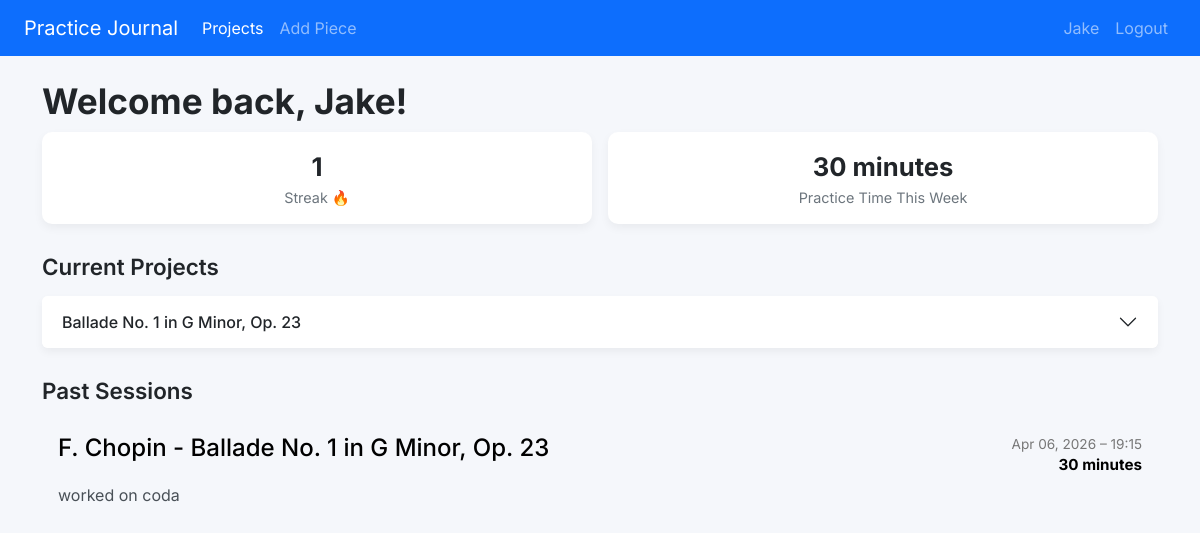
The page / (signed in) on the database its author committed.
### tables this page shows
CREATE TABLE users (
    id INTEGER PRIMARY KEY AUTOINCREMENT,
    username TEXT NOT NULL,
    hash TEXT NOT NULL
);

CREATE TABLE user_projects (
        id INTEGER PRIMARY KEY AUTOINCREMENT,
        user_id INTEGER NOT NULL,
        piece_id INTEGER NOT NULL,
        status TEXT NOT NULL DEFAULT 'in-progress',
        FOREIGN KEY (user_id) REFERENCES users(id) ON DELETE CASCADE,
        FOREIGN KEY (piece_id) REFERENCES piano_works(id),
        UNIQUE(user_id, piece_id)
    );

CREATE TABLE piano_works (
    id INTEGER PRIMARY KEY AUTOINCREMENT,
    composer TEXT,
    title TEXT
);

CREATE TABLE practice_sessions (
    id INTEGER PRIMARY KEY AUTOINCREMENT,
    project_id INTEGER NOT NULL,
    minutes INTEGER NOT NULL CHECK (minutes >= 0),
    notes TEXT,
    created_at TIMESTAMP DEFAULT CURRENT_TIMESTAMP,
    FOREIGN KEY (project_id) REFERENCES user_projects(id) ON DELETE CASCADE
);

### app.py (the view)
@app.route('/')
@login_required
def home():
    with get_db() as conn:
        cur = conn.cursor()
        cur.execute("SELECT username FROM users WHERE id = ?", (session["user_id"],))
        row = cur.fetchone()
        if row is None:
            session.clear()
            return redirect("/login")
        username = row["username"]
        cur.execute("""SELECT pw.title, pw.composer, up.piece_id, up.id AS project_id
             FROM user_projects up
             JOIN piano_works pw ON pw.id = up.piece_id
             WHERE up.status == 'in-progress' AND up.user_id = ?""", (session["user_id"], ))
        projects = cur.fetchall()
        cur.execute("""SELECT ps.*, pw.title, pw.composer
                    FROM practice_sessions ps
                    JOIN user_projects up ON  ps.project_id = up.id
                    JOIN piano_works pw ON up.piece_id = pw.id
                    WHERE up.user_id = ?
                    ORDER BY ps.created_at DESC;""", (session["user_id"],) )
        sessions = cur.fetchall()
        cur.execute("""WITH user_sessions AS (
            SELECT ps.minutes, date(ps.created_at) AS day
            FROM practice_sessions ps
            JOIN user_projects up ON ps.project_id = up.id
            WHERE up.user_id = ?
        ),

        week_stats AS (
            SELECT
                SUM(minutes) AS weekly_minutes
            FROM user_sessions
            WHERE day >= date('now','weekday 0','-7 days')
        ),

        practice_days AS (
            SELECT DISTINCT day
            FROM user_sessions
        ),

        numbered_days AS (
            SELECT
                day,
                ROW_NUMBER() OVER (ORDER BY day DESC) AS rn
            FROM practice_days
        ),

       streak_calc AS (
            SELECT COUNT(*) AS streak
            FROM (
                SELECT
                    day,
                    ROW_NUMBER() OVER (ORDER BY day DESC) AS rn,
                    julianday(date('now')) - julianday(day) AS diff
                FROM practice_days
            )
            WHERE diff = rn - 1
        )

        SELECT
            week_stats.weekly_minutes,
            streak_calc.streak
        FROM week_stats, streak_calc;""",(session["user_id"],))
        stats = cur.fetchone()
        weekly_minutes = stats["weekly_minutes"] or 0
        streak = stats["streak"]
    if not projects:
        message = "Welcome"
    else:
        message = "Welcome back"
    return render_template('index.html', username=username,
                            projects=projects,
                            sessions=sessions,
                            weekly_minutes=weekly_minutes,
                            streak=streak,
                            message=message)

### app.py (called while the page is built)
def get_db():
    db_path = os.path.join(APP_DIR, 'practice.db')
    conn = sqlite3.connect(db_path)
    conn.row_factory = sqlite3.Row
    conn.execute("PRAGMA foreign_keys = ON")
    return conn

def login_required(f):
    @wraps(f)
    def decorated_function(*args, **kwargs):
        if session.get('user_id') is None:
            return redirect("/login")
        return f(*args, **kwargs)
    return decorated_function

@app.template_filter("format_time")
def format_time(minutes):
    try:
        minutes = int(minutes)
    except(TypeError, ValueError):
        return "0 minutes"
    hours = minutes // 60
    remaining = minutes % 60
    time = []
    if hours == 1:
        time.append("1 hour")
    elif hours > 1:
        time.append(f"{hours} hours")
    if remaining == 1:
        time.append("1 minute")
    elif remaining > 1 or hours == 0:
        time.append(f"{remaining} minutes")
    return" ".join(time)

@app.template_filter('format_datetime')
def format_datetime(value, fmt="%b %d, %Y – %H:%M"):
    if not value:
        return ""
    dt = datetime.strptime(value, "%Y-%m-%d %H:%M:%S")
    return dt.strftime(fmt)

@app.context_processor
def inject_current_user():
    user_id = session.get('user_id')
    if not user_id:
        return {'current_user': None}
    conn = get_db()
    try:
        cur = conn.cursor()
        row = cur.execute('SELECT username FROM users WHERE id = ?', (user_id,)).fetchone()
        if row:
            return {'current_user': row[0]}
        else:
            return {'current_user': None}
    finally:
        conn.close()

### templates/index.html (shortened to what this page needs)
{% extends 'layout.html' %}
{% block main %}
<h1 class="welcome">{{message}}, {{ username }}!</h1>
<div class="stats">
  <div class="stat-box">
    <div class="stat-value">{{ streak }}</div>
    <div class="stat-label">Streak {%if streak > 0%}🔥{% endif %}</div>
  </div>
  <div class="stat-box">
    <div class="stat-value">{{ weekly_minutes | format_time }}</div>
    <div class="stat-label">Practice Time This Week</div>
  </div>
</div>
<h3 class="section-title">Current Projects</h3>
<div class="accordion" id="projectsAccordion">
{% for p in projects %}
  <div class="accordion-item">
    <h2 class="accordion-header">
      <button class="accordion-button collapsed" type="button" data-bs-toggle="collapse" data-bs-target="#collapse{{ p.project_id }}" aria-expanded="false" aria-controls="collapse{{p.project_id}}">
        {{ p.title }}
      </button>
    </h2>
  </div>
  {% endfor %}
</div>
<h3 class="section-title"> Past Sessions </h3>
{% for s in sessions %}
    <button type="button"
        class="session w-100 text-start border-0 bg-transparent"
        data-bs-toggle="modal"
        data-bs-target="#sessionModal"
        data-id="{{ s.id }}"
        data-minutes="{{ s.minutes }}"
        data-notes="{{ s.notes|default('', true) }}">
            <div class="session-header">
                <h4>{{ s.composer }} - {{ s.title }}</h4>
                <div style="display: flex; flex-direction: column; align-items: flex-end;">
                    <span class="timestamp">{{ s.created_at | format_datetime }}</span>
                    <strong>{{ s.minutes | format_time }}</strong>
                </div>
            </div>
                {% if s.notes %}
                    <div class="notes">{{ s.notes }}</div>
                {%endif%}
        </button>
{% endfor %}
{% endblock %}

### templates/layout.html (shortened to what this page needs)
<!DOCTYPE html>
<html lang="en">
<head>
    <link href="https://cdn.jsdelivr.net/npm/bootstrap@5.3.3/dist/css/bootstrap.min.css" rel="stylesheet">
    <link rel="stylesheet" href="{{ url_for('static', filename= 'style.css') }}">
</head>
<body>
    <nav class="navbar navbar-expand-lg navbar-dark bg-primary">
        <div class="container-fluid px-4">
            <a class="navbar-brand" href="{{ url_for('home') }}">Practice Journal</a>
            <div class="collapse navbar-collapse" id="navbarNavAltMarkup">
                <div class="navbar-nav">
                    <a id="nav-home" class="nav-item nav-link active" href="{{ url_for('index') }}">Projects </a>
                    <a id="nav-add" class="nav-item nav-link" href="{{ url_for('add_piece') }}">Add Piece</a>
                </div>
                <div class="navbar-nav ms-auto">
                    {% if current_user %}
                        <a class="nav-item nav-link me-auto" href=" {{url_for('account')}}">{{ current_user }}</a>
                        <a class="nav-item nav-link" href="{{ url_for('logout') }}">Logout</a>
                    {% else %}
                        <a class="nav-item nav-link {% if request.endpoint == 'login' %}active{% endif %}" href="{{ url_for('login') }}">Login</a>
                        <a class="nav-item nav-link {% if request.endpoint == 'register' %}active{% endif %}" href="{{ url_for('register') }}">Register</a>
                    {% endif %}
                </div>
            </div>
        </div>
    </nav>
    <main class="container mt-4">
        {% block main %}{% endblock %}
    </main>
</body>
</html>

### static/style.css (style rules this page uses)
h3 { margin-bottom: 20px; }
.session { background: #f8f9fa; padding: 14px 16px; border-radius: 8px; border-left: 3px solid transparent; margin-bottom: 12px; transition: transform 0.15s ease, box-shadow 0.15s ease; }
.session-header { display: flex; justify-content: space-between; font-size: 0.95rem; }
.timestamp { color: #777; font-size: 0.85rem; }
.notes { margin-top: 6px; color: #495057; }
body { font-family: 'Inter', sans-serif; background-color: #f5f7fb; }
.welcome { font-size: 2.2rem; font-weight: 700; margin-bottom: 10px; }
.stats { display: flex; gap: 16px; margin-bottom: 30px; }
.stat-box { flex: 1; background: white; padding: 16px; border-radius: 10px; text-align: center; box-shadow: 0 4px 10px rgba(0,0,0,0.05); }
.stat-value { font-size: 1.6rem; font-weight: 700; }
.stat-label { font-size: 0.9rem; color: #6c757d; }
.section-title { font-size: 1.4rem; font-weight: 600; margin-top: 30px; margin-bottom: 15px; }
.accordion-item { border: none; border-radius: 10px; margin-bottom: 10px; overflow: hidden; box-shadow: 0 4px 8px rgba(0,0,0,0.05); }
.accordion-button { font-weight: 500; background-color: white; }

### rows shown on the page
users: username "Jake"
user_projects: title "Ballade No. 1 in G Minor, Op. 23"
practice_sessions: composer "F. Chopin", title "Ballade No. 1 in G Minor, Op. 23", created_at "Apr 06, 2026 – 19:15", minutes "30 minutes", notes "worked on coda"

### other values the page prints
{{ message }} "Welcome back"
{{ streak }} "1"
{{ weekly_minutes | format_time }} "30 minutes"
